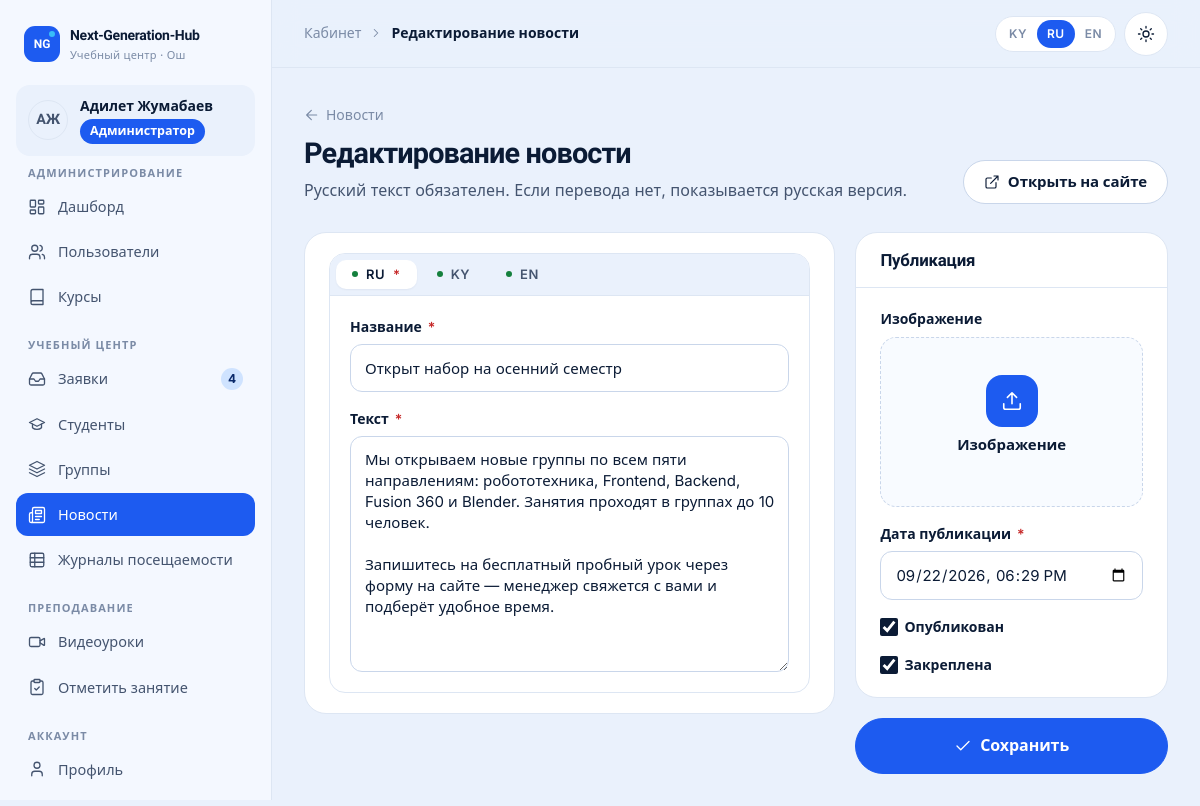
Screenshot of /cabinet/manager/news/1/ (signed in) with the database file from the repository.
### accounts/models.py (models this page shows, shortened)
class User(AbstractUser):
    class Role(models.TextChoices):
        ADMIN = "admin", _("Administrator")
        MANAGER = "manager", _("Manager")
        TEACHER = "teacher", _("Teacher")
        STUDENT = "student", _("Student")
    role = models.CharField(_("role"), max_length=16, choices=Role.choices, default=Role.STUDENT, db_index=True)
    phone = models.CharField(_("phone"), max_length=32, blank=True)
    photo = models.ImageField(_("photo"), upload_to="users/", blank=True)
    specialization = models.CharField(_("specialization"), max_length=160, blank=True)
    about = models.TextField(_("about"), blank=True)
    class Meta:
        verbose_name = _("user")
        verbose_name_plural = _("users")
        ordering = ["last_name", "first_name", "username"]
    @property
    def display_name(self):
        return self.get_full_name() or self.username
    @property
    def initials(self):
        parts = [p for p in (self.first_name, self.last_name) if p]
        if parts:
            return "".join(p[0] for p in parts).upper()[:2]
        return self.username[:2].upper()
    @property
    def is_admin_role(self):
        return self.is_superuser or self.role == self.Role.ADMIN
    @property
    def is_student(self):
        return self.role == self.Role.STUDENT
    def has_role(self, *roles):
        return self.is_admin_role or self.role in roles

### core/models.py (models this page shows, shortened)
class TranslatableMixin:
    """Даёт метод tr(field): значение поля на текущем языке, иначе — на русском.

    Поля хранятся как <field>_ru, <field>_ky, <field>_en.
    """

class News(TranslatableMixin, models.Model):
    title_ru = models.CharField(_("title (RU)"), max_length=200)
    title_ky = models.CharField(_("title (KY)"), max_length=200, blank=True)
    title_en = models.CharField(_("title (EN)"), max_length=200, blank=True)
    body_ru = models.TextField(_("text (RU)"))
    body_ky = models.TextField(_("text (KY)"), blank=True)
    body_en = models.TextField(_("text (EN)"), blank=True)
    image = models.ImageField(_("image"), upload_to="news/", blank=True)
    is_published = models.BooleanField(_("published"), default=True)
    is_pinned = models.BooleanField(_("pinned"), default=False)
    published_at = models.DateTimeField(_("publication date"), default=timezone.now, db_index=True)
    author = models.ForeignKey(
        settings.AUTH_USER_MODEL,
        verbose_name=_("author"),
        on_delete=models.SET_NULL,
        null=True,
        blank=True,
        related_name="news",
    )
    class Meta:
        verbose_name = _("news item")
        verbose_name_plural = _("news")
        ordering = ["-is_pinned", "-published_at"]
    def get_absolute_url(self):
        return reverse("core:news_detail", args=[self.pk])

### cabinet/views/manager.py (the view)
# urls.py: path("manager/news/<int:pk>/", manager.news_edit, name="manager_news_edit"),
@role_required(R.MANAGER)
def news_edit(request, pk):
    return _news_form(request, get_object_or_404(News, pk=pk))

### cabinet/forms.py
class NewsForm(MultilingualFormMixin, forms.ModelForm):
    i18n_fields = ("title", "body")
    class Meta:
        model = News
        fields = [
            "title_ru", "title_ky", "title_en", "body_ru", "body_ky", "body_en",
            "image", "published_at", "is_published", "is_pinned",
        ]
        labels = {
            "title_ru": _("Title"), "title_ky": _("Title"), "title_en": _("Title"),
            "body_ru": _("Text"), "body_ky": _("Text"), "body_en": _("Text"),
        }
        widgets = {
            "body_ru": forms.Textarea(attrs={"rows": 10}),
            "body_ky": forms.Textarea(attrs={"rows": 10}),
            "body_en": forms.Textarea(attrs={"rows": 10}),
            "published_at": forms.DateTimeInput(attrs={"type": "datetime-local"}, format="%Y-%m-%dT%H:%M"),
            "image": forms.ClearableFileInput(attrs={"accept": "image/*"}),
        }

### cabinet/forms.py (called while the page is built)
    def lang_panes(self):
        panes = []
        for lang in CONTENT_LANGUAGES:
            fields = [self[f"{name}_{lang}"] for name in self.i18n_fields if f"{name}_{lang}" in self.fields]
            panes.append(
                {
                    "code": lang,
                    "label": LANGUAGE_LABELS[lang],
                    "fields": fields,
                    "has_errors": any(f.errors for f in fields),
                    "required": lang == "ru",
                }
            )
        return panes

    def common_fields(self):
        i18n = {f"{name}_{lang}" for name in self.i18n_fields for lang in CONTENT_LANGUAGES}
        return [self[name] for name in self.fields if name not in i18n]

### cabinet/navigation.py (called while the page is built)
def _item(label, url_name, icon, match=None, badge=None, external=False):
    return {
        "label": label,
        "url": url_name if external else reverse(url_name),
        "icon": icon,
        "match": match or [url_name.split(":")[-1]],
        "badge": badge,
        "external": external,
    }

def sidebar(request):
    path = request.path
    user = getattr(request, "user", None)
    if not user or not user.is_authenticated or not (path.startswith("/cabinet/") or path.startswith("/accounts/")):
        return {}
    match = getattr(request, "resolver_match", None)
    current = match.url_name if match and match.url_name else ""
    return {"sidebar_sections": build_sidebar(user, current)}

### core/templatetags/core_tags.py (called while the page is built)
@register.simple_tag
def icon(name, size=20, cls="", label=""):
    return mark_safe(svg(name, size, escape(cls), escape(label)))

### templates/cabinet/manager/news_form.html (shortened to what this page needs)
{% extends "cabinet/base.html" %}
{% load i18n core_tags %}
{% block content %}
<a class="back-link" href="{% url 'cabinet:manager_news' %}">{% icon "arrow-left" 16 %} {% trans "News" %}</a>
<div class="page-head">
  <div><h1>{{ page_title }}</h1><p>{% trans "Russian text is required. If there is no translation, the Russian version is shown." %}</p></div>
  {% if item and item.is_published %}<div class="actions"><a class="btn" href="{{ item.get_absolute_url }}" target="_blank" rel="noopener">{% icon "external" 16 %} {% trans "Open on the website" %}</a></div>{% endif %}
</div>
<form class="grid grid-main" method="post" enctype="multipart/form-data" novalidate>
  <div class="card">
    <div class="card-body">
      <div class="form-grid">{% include "partials/lang_tabs.html" %}</div>
    </div>
  </div>
  <div class="grid">
    <div class="card">
      <div class="card-head"><h2>{% trans "Publication" %}</h2></div>
      <div class="card-body form-grid">
        {% for field in form.common_fields %}{% include "partials/field.html" with wide=1 %}{% endfor %}
      </div>
    </div>
    <button type="submit" class="btn btn-primary btn-lg btn-block">{% icon "check" 18 %} {% trans "Save" %}</button>
  </div>
</form>
{% endblock %}

### templates/cabinet/base.html (shortened to what this page needs)
{% load static i18n core_tags %}{% get_current_language as LANGUAGE_CODE %}<!doctype html>
<html lang="{{ LANGUAGE_CODE }}" class="no-js">
<head>
  {% include "partials/head.html" %}
</head>
<body>
  <div class="cab">
    <aside class="cab-sidebar" id="cab-sidebar" aria-label="{% trans 'Cabinet menu' %}">
      <div class="row-between" style="flex-wrap:nowrap">
        {% include "partials/logo.html" %}
      </div>
      <a class="cab-user" href="{% url 'accounts:profile' %}">
        {% include "partials/avatar.html" with u=user %}
        <span class="grow" style="min-width:0"><b>{{ user.display_name }}</b><span class="badge badge-role-{{ user.role }} no-dot" style="margin-top:4px">{{ user.get_role_display }}</span></span>
      </a>
      <nav class="cab-nav">
        {% for title, items in sidebar_sections %}
        <div>
          <h6>{{ title }}</h6>
          <ul>
            {% for item in items %}
            <li><a href="{{ item.url }}"{% if item.active %} aria-current="page"{% endif %}>{% icon item.icon 18 %}<span>{{ item.label }}</span>{% if item.badge %}<span class="nav-badge" aria-label="{% trans 'new' %}">{{ item.badge }}</span>{% endif %}</a></li>
            {% endfor %}
          </ul>
        </div>
        {% endfor %}
      </nav>
    </aside>
    <div class="cab-main">
      <header class="cab-topbar">
        <div class="crumbs">{% block crumbs %}<span>{% trans "Cabinet" %}</span>{% icon "chevron-right" 14 %}<b>{{ page_title }}</b>{% endblock %}</div>
        <div class="tools">
          {% include "partials/lang_switch.html" %}
          {% include "partials/theme_toggle.html" %}
        </div>
      </header>
      <main class="cab-content" id="content">
        {% block content %}{% endblock %}
      </main>
    </div>
  </div>
</body>
</html>

### templates/partials/avatar.html
<span class="avatar {{ size|default:'' }}" aria-hidden="true">{% if u.photo %}<img src="{{ u.photo.url }}" alt="" loading="lazy">{% else %}{{ u.initials }}{% endif %}</span>

### templates/partials/field.html (shortened to what this page needs)
{% load core_tags %}{% with wt=field|field_type %}
<div class="field{% if field.errors %} has-error{% endif %}{% if wide or wt == 'textarea' or wt == 'checkboxselectmultiple' or wt == 'clearablefileinput' %} span-2{% endif %}" data-field="{{ field.name }}">
  {% if wt == "checkboxinput" %}
    <label class="check" for="{{ field.id_for_label }}">{{ field }} {{ field.label }}</label>
  {% elif wt == "clearablefileinput" %}
    <span class="field-label">{{ field.label }}</span>
    <label class="dropzone">
      <span class="ic">{% icon "upload" 22 %}</span>
      <b>{{ drop_text|default:field.label }}</b>
    </label>
  {% else %}
    <label for="{{ field.id_for_label }}">{{ field.label }}{% if field.field.required %}<span class="req" aria-hidden="true">*</span>{% endif %}</label>
    {{ field }}
  {% endif %}
</div>
{% endwith %}

### rows the page displays
User: initials "АЖ", display_name "Адилет Жумабаев", role "Администратор"
News: fields "Открыт набор на осенний семестр" "Мы открываем новые группы по всем пяти направлениям: робототехника, Frontend, Backend, Fusion 360 и Blender. Занятия проходят в группах до 10 человек. Запишитесь на бесплатный пробный урок через форму на сайте — менеджер свяжется с вами и подберёт удобное время." "09/22/2026 18:29", common_fields "☑" "☑"

### other values shown
{{ title }} "АДМИНИСТРИРОВАНИЕ" "УЧЕБНЫЙ ЦЕНТР" "ПРЕПОДАВАНИЕ" "АККАУНТ"
{{ item.label }} "Дашборд" "Пользователи" "Курсы" "Заявки" "Студенты" "Группы" "Новости" "Журналы посещаемости" "Видеоуроки" "Отметить занятие" "Профиль"
{{ item.badge }} "4"
{{ page_title }} "Редактирование новости"
{{ code|upper }} "KY" "RU" "EN"
{{ pane.label }} "RU" "KY" "EN"
{{ field.label }} "Название" "Текст" "Дата публикации"
{{ field.label }} "Изображение"
{{ drop_text|default:field.label }} "Изображение"
{{ field.label }} "Опубликован" "Закреплена"
